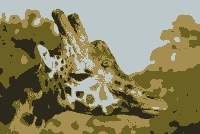
#> input picture kmeans_output.jpg, 200 x 134 px, given in place of giraffe.png, which was not available
$ jupyter execute clustering_task.ipynb
#> lines starting #> are read from the running program, lines starting #| are printed output that depends on the picture; pictures that were not available may be replaced by others from this repository, and a replacement may not be noted
### clustering_algorithms.py

import numpy as np
from sklearn.utils import check_array
from scipy.spatial.distance import cdist

class CustomKMeans:
    def __init__(self, n_clusters=8, max_iter=300, random_state=None):
        """
        Creates an instance of CustomKMeans.
        :param n_clusters: Amount of target clusters (=k).
        :param max_iter: Maximum amount of iterations before the fitting stops (optional).
        :param random_state: Initialization for randomizer (optional).
        """
        self.n_clusters = n_clusters
        self.max_iter = max_iter
        self.random_state = random_state
        self.cluster_centers_ = None
        self.labels_ = None

    def fit(self, X: np.ndarray, y=None):
        """
        This is the main clustering method of the CustomKMeans class and it  performs the clustering on vectors given in X. It is important that
        this method saves the centroids in "self.cluster_centers_" and the labels (=mapping of vectors to clusters) in
        the "self.labels_" attribute!
        :param X: Array that contains the input feature vectors
        :param y: Unused
        :return: Returns the clustering object itself.
        """
        X = check_array(X, accept_sparse='csr') # Validating the data recieved
        random_generator = np.random.default_rng(self.random_state) # Initilizing the cluster through kmean
        self.cluster_centers_ = X[random_generator.choice(
            len(X), size=self.n_clusters, replace=False)]
        for _ in range(self.max_iter): # Updating Clusters and assignments

            # Step 1: Assign each data point to the nearest cluster
            distances = np.linalg.norm(
                X[:, np.newaxis] - self.cluster_centers_, axis=2)  # Euclidean distance
            self.labels_ = np.argmin(distances, axis=1)

            # Step 2: Update the cluster centers
            new_centers = np.array([X[self.labels_ == i].mean(
                axis=0) for i in range(self.n_clusters)])

            # Check for convergence
            if np.all(new_centers == self.cluster_centers_):
                break

            self.cluster_centers_ = new_centers

        return self

    def fit_predict(self, X: np.ndarray, y=None) -> np.ndarray:
        """
        Calls fit() and immediately returns the labels. See fit() for parameter information.
        """
        self.fit(X)
        return self.labels_


class CustomDBSCAN:
    def __init__(self, eps=0.5, min_samples=5, metric='euclidean'):
        """
        Creates an instance of CustomDBSCAN.
        :param min_samples: Equivalent to minPts. Minimum amount of neighbors of a core object.
        :param eps: Short for epsilon. Radius of considered circle around a possible core object.
        :param metric: Used metric for measuring distances (optional).
        """
        self.eps = eps
        self.min_samples = min_samples
        self.metric = metric
        self.labels_ = None

    def find_neighbors(self, data_matrix, target_index):
        distances = cdist(data_matrix[[target_index]], data_matrix, metric=self.metric)[0]
        neighbors_indices = np.where(distances <= self.eps)[0]
        return neighbors_indices

    def expand_cluster(self, start_index, start_neighbors, cluster_label, point_labels, data_matrix):
        point_labels[start_index] = cluster_label
        i = 0
        while i < len(start_neighbors):
            current_point = start_neighbors[i]
            if point_labels[current_point] == -1:
                point_labels[current_point] = cluster_label # Assigning the cluster label to the current point
                current_neighbors = self.find_neighbors(data_matrix, current_point) # Check neighbopring labels of this point
                if len(current_neighbors) >= self.min_samples: # Check if the current point is a core point
                    # Explanding the cluster by ading current neighbors
                    start_neighbors = np.concatenate((start_neighbors, current_neighbors))
            i += 1


    def fit(self, X: np.ndarray, y=None):
        """
        This is the main clustering method of the CustomDBSCAN class and it performs the clustering on vectors given in X. It is important that
        this method saves the determined labels (=mapping of vectors to clusters) in the "self.labels_" attribute! As
        long as it does this, you may change the content of this method completely and/or encapsulate the necessary
        mechanisms in additional functions.
        :param X: Array that contains the input feature vectors
        :param y: Unused
        :return: Returns the clustering object itself.
        """
        X = check_array(X, accept_sparse='csr') # Validating the data recieved
        n_samples = X.shape[0]
        labels = -np.ones(n_samples)  # Assign noise to the labels by default, -1 is the noise
        cluster_label = 0

        for i in range(n_samples): # Iterating through each sample
            if labels[i] != -1:  # Skip already assigned points
                continue
            neighbors = self.find_neighbors(X, i) # Getting neighbors for the current point
            if len(neighbors) < self.min_samples: # Assigning noise because it is has less number of neighbors
                labels[i] = -1
            else:
                cluster_label += 1
                # Assign Cluster and expand it, because the number of neigbors are more than the minimum
                self.expand_cluster(i, neighbors, cluster_label,labels,X)

        self.labels_ = labels
        return self

    def fit_predict(self, X: np.ndarray, y=None) -> np.ndarray:
        """
        Calls fit() and immediately returns the labels. See fit() for parameter information.
        """
        self.fit(X)
        return self.labels_

### clustering_task.ipynb
[cell 1]
# Template for a notebook that clusters pixel data of a given image.

import cv2  # for image loading
import numpy as np  # general library for numerical and scientific computing
import matplotlib.pyplot as plt  # for plotting the images

# Use them to see how the program is supposed to work with your implementation and
# what kind of content the variables should have.
#from sklearn.cluster import KMeans
#from sklearn.cluster import DBSCAN

from clustering_algorithms import CustomKMeans as KMeans
from clustering_algorithms import CustomDBSCAN as DBSCAN

# Loading an image (replace filename if you want):
image_path = 'giraffe.png'
image = cv2.imread(image_path)
#> image is the input picture: shape (134, 200, 3); mean B, G, R 95.4, 130.9, 137

# Reducing the size of the image, so that DBSCAN runs in a reasonable amount of time:
# small_image is 0.5x the size of the original. You may change this value.
image = cv2.resize(image, None, fx=0.5, fy=0.5, interpolation=cv2.INTER_AREA)
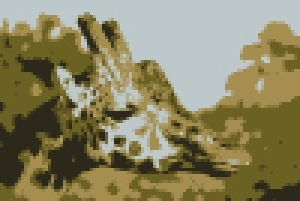
#> image: shape (67, 100, 3) (shown 3 times larger); mean B, G, R 95.5, 131, 137.1

height, width, _ = image.shape
#> height = 67; width = 100
pixel_data = image.reshape(-1, 3)

[cell 2]
# k-means
# Setting hyperparameter(s):
k = 4

# Performing the clustering:
kmeans = KMeans(n_clusters=k)
kmeans_labels = kmeans.fit_predict(pixel_data)
#> in fit, `self.cluster_centers_ = X[random_generator.choice( len(X), size=self.n..`: self.cluster_centers_ = [[23, 42, 43], [116, 156, 169], [37, 97, 107], [202, 200, 189]]
#> kmeans_labels = 6700 values, max 3 at index 414, min 0 at index 530, mean 0.915

[cell 3]
# DBSCAN
# Setting hyperparameter(s):
eps = 5
min_pts = 30

# Performing the clustering:
dbscan = DBSCAN(eps=eps, min_samples=min_pts)
dbscan_labels = dbscan.fit_predict(pixel_data)
#> the loop in fit, `for i in range(n_samples):` made 6700 passes
#> after the loop in fit, `for i in range(n_samples):`: cluster_label = 13; labels = 6700 values, max 13 at index 937, min -1 at index 428, mean 5.86
#> in fit, `self.labels_ = labels`: self.labels_ has the same summary as labels
#> dbscan_labels has the same summary as labels in fit

[cell 4]
# Getting average cluster colors for each clustering:
# (In theory, we can also use the centroids from k-means as average colors.
# Here we ignore that for the sake of a unified method.)
for cl_name, cl_labels in (('kmeans', kmeans_labels), ('dbscan', dbscan_labels)):
    cluster_centers = {}
    cluster_counts = {}

    for i, label in enumerate(cl_labels):
        if label not in cluster_centers:
            cluster_centers[label] = [0, 0, 0]
            cluster_counts[label] = 0

        cluster_centers[label] = [sum(x) for x in zip(cluster_centers[label], pixel_data[i])]
        cluster_counts[label] += 1

    for label in cluster_centers:
        cluster_centers[label] = [x / cluster_counts[label] for x in cluster_centers[label]]

    # Creating a new image with the cluster centers as pixel values:
    new_image = np.array([cluster_centers[label] for label in cl_labels], dtype=np.uint8)
    new_image = new_image.reshape(height, width, 3)
    _ = cv2.imwrite(f'{cl_name}_output.jpg', new_image)
#> this loop made 2 passes
#> cl_name on passes 1 to 2: 'kmeans', 'dbscan'
#> pass 1, `new_image = new_image.reshape(height, width, 3)`:
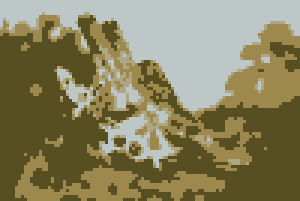
#> new_image: shape (67, 100, 3) (shown 3 times larger); mean of channels 0, 1, 2 95.1, 130.4, 136.7; drawn as B, G, R

[cell 5]
# Displaying the images:
plt.figure(figsize=(15, 5))

# Original image:
image1 = cv2.imread(image_path)
plt.subplot(1, 3, 1)
plt.imshow(cv2.cvtColor(image1, cv2.COLOR_BGR2RGB))
plt.title('original')

# k-means image:
image2 = cv2.imread('kmeans_output.jpg')
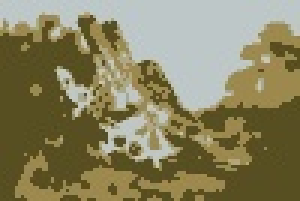
#> image2: shape (67, 100, 3) (shown 3 times larger); mean B, G, R 95.3, 130.5, 136.7
plt.subplot(1, 3, 2)
plt.imshow(cv2.cvtColor(image2, cv2.COLOR_BGR2RGB))
plt.title(f'k-means ({k=})')

# DBSCAN image:
image3 = cv2.imread('dbscan_output.jpg')
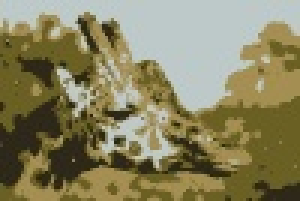
#> image3: shape (67, 100, 3) (shown 3 times larger); mean B, G, R 95.1, 130.7, 136.6
plt.subplot(1, 3, 3)
plt.imshow(cv2.cvtColor(image3, cv2.COLOR_BGR2RGB))
plt.title(f'DBSCAN ({min_pts=}, {eps=})')

plt.show()
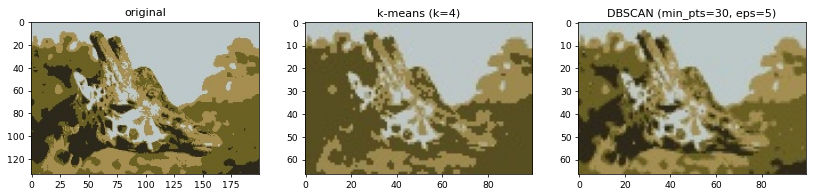
#> figure drawn by matplotlib, 3 panels
